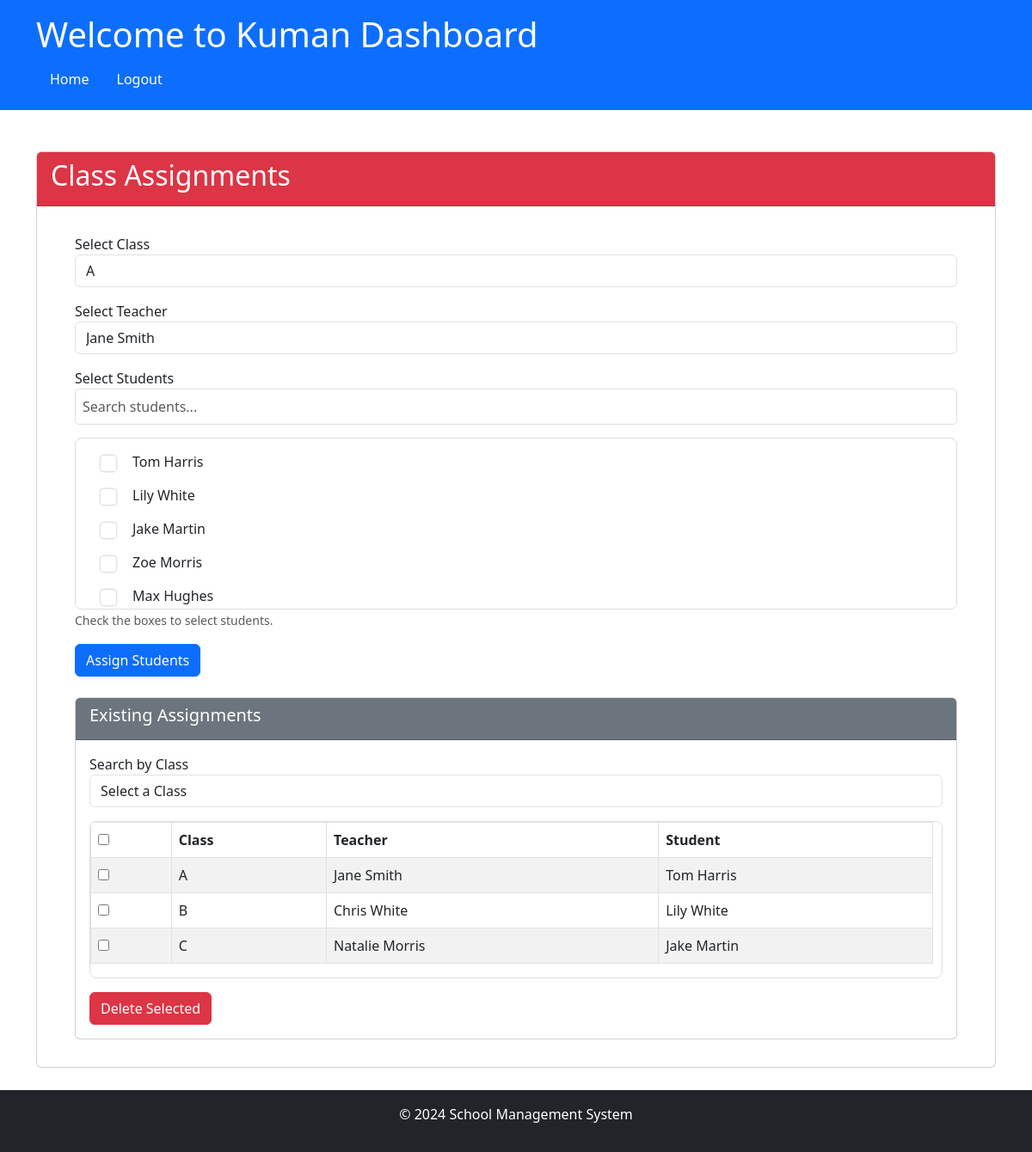
The app's page /admin/class_assignments (signed in), older data.
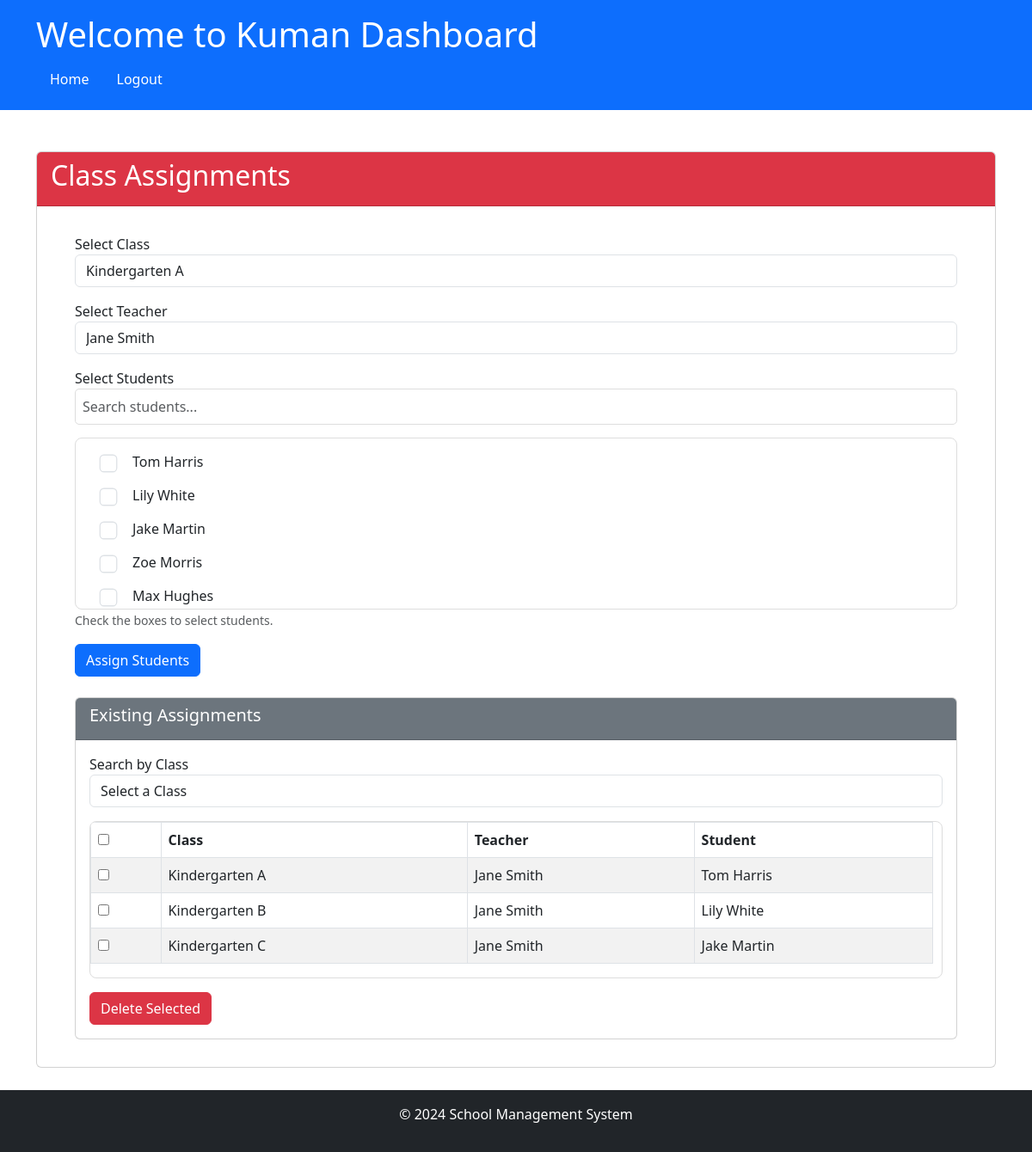
The same page, newer data.
### app/models/models.py (models this page shows)
class ClassAssignment(db.Model):
    __tablename__ = 'ClassAssignment'
    assignment_id = db.Column(
        'AssignmentId', db.String, primary_key=True, default=lambda: str(uuid.uuid4()))
    class_id = db.Column('ClassId', db.String, ForeignKey(
        'Class.ClassId', ondelete='CASCADE'))
    teacher_id = db.Column('TeacherId', db.String,
                           ForeignKey('User.Id', ondelete='SET NULL'))
    student_id = db.Column('StudentId', db.String,
                           ForeignKey('User.Id', ondelete='SET NULL'))
    class_ = relationship('Class', back_populates='assignments')
    teacher = relationship('User', foreign_keys=[teacher_id], back_populates='class_assignments_as_teacher')
    student = relationship('User', foreign_keys=[student_id], back_populates='class_assignments_as_student')

class Class(db.Model):
    __tablename__ = 'Class'
    class_id = db.Column('ClassId', db.String, primary_key=True,
                         default=lambda: str(uuid.uuid4()))
    class_name = db.Column('ClassName', db.String, nullable=False)
    description = db.Column('Description', db.String)
    assignments = relationship('ClassAssignment', back_populates='class_')

class User(UserMixin, db.Model):
    __tablename__ = 'User'
    id = db.Column('Id', db.String, primary_key=True,
                   default=lambda: str(uuid.uuid4()))
    password = db.Column('Password', db.String, nullable=True)
    role_id = db.Column('RoleId', db.String, ForeignKey(
        'Role.Id', ondelete='SET NULL'))
    email = db.Column('Email', db.String, nullable=False)
    first_name = db.Column('FirstName', db.String, nullable=False)
    last_name = db.Column('LastName', db.String, nullable=False)
    date_of_birth = db.Column('DateOfBirth', db.Date, nullable=False)
    telegram_id = db.Column('TelegramId', db.String, nullable=True)
    role = relationship('Role', back_populates='users')
    parent_students = relationship('ParentStudentRelation', foreign_keys='[ParentStudentRelation.parent_id]', back_populates='parent', cascade="all, delete-orphan")
    student_parents = relationship('ParentStudentRelation', foreign_keys='[ParentStudentRelation.student_id]', back_populates='student', cascade="all, delete-orphan")
    class_assignments_as_teacher = relationship('ClassAssignment', foreign_keys='ClassAssignment.teacher_id', back_populates='teacher')
    class_assignments_as_student = relationship('ClassAssignment', foreign_keys='ClassAssignment.student_id', back_populates='student')

### app/routes/admin_routes.py (the view, shortened to what this page needs)
@admin.route('/class_assignments', methods=['GET', 'POST'])
@role_required('1')
@login_required
def class_assignments():
    teachers = User.query.filter_by(role_id='2').all()  # Assuming 'teacher' role_id
    students = User.query.filter_by(role_id='5').all()  # Assuming 'student' role_id
    classes = Class.query.all()  # All classes
    assignments = ClassAssignment.query.all()
    return render_template(
        'admin/class_assignments.html',
        teachers=teachers,
        students=students,
        classes=classes,
        assignments=assignments,
        app_name=app_name()
    )

### app/__init__.py (called while the page is built)
@login_manager.user_loader
def load_user(user_id):
    from .models.models import User
    return User.query.get(user_id)

### app/routes/routes.py (called while the page is built)
def app_name():
    app_name = "School Management System"
    with current_app.app_context():
        setting = Settings.query.filter_by(setting_key='school_name').first()
        if setting and setting.setting_value:
            app_name = setting.setting_value
    return app_name

def role_required(*roles):
    def decorator(f):
        @wraps(f)
        def decorated_function(*args, **kwargs):
            if not current_user.is_authenticated or current_user.role_id not in roles:
                abort(403)  # Forbidden access if role does not match
            return f(*args, **kwargs)
        return decorated_function
    return decorator

### app/templates/admin/class_assignments.html (shortened to what the changed rows need)
{% extends "share/dashboard.html" %}
{% block card_header %}
bg-danger
{% endblock %}
{% block card_title %}
Class Assignments
{% endblock %}
{% block card_content %}
<div class="container">
    <div class="card-body">
        <form method="POST" id="assign-form">
            <div class="form-group mb-3">
                <label for="class">Select Class</label>
                <select class="form-control" id="class" name="class_id" required>
                    {% for class in classes %}
                    <option value="{{ class.class_id }}">{{ class.class_name }}</option>
                    {% endfor %}
                </select>
            </div>
        </form>
        <div class="card mt-4">
            <div class="card-body">
                <div class="scrollable-assignments">
                    <form method="POST" id="delete-form">
                        <table class="table table-striped table-bordered">
                            <thead class="thead-dark">
                                <tr>
                                    <th>
                                        <input type="checkbox" id="select_all" onclick="toggleSelectAll()">
                                    </th>
                                    <th>Class</th>
                                    <th>Teacher</th>
                                    <th>Student</th>
                                </tr>
                            </thead>
                            <tbody id="assignment-list">
                                {% for assignment in assignments %}
                                <tr class="assignment-item" data-class-id="{{ assignment.class_.class_id }}"
                                    data-class="{{ assignment.class_.class_name }}"
                                    data-teacher="{{ assignment.teacher.first_name }} {{ assignment.teacher.last_name }}"
                                    data-student="{{ assignment.student.first_name }} {{ assignment.student.last_name }}">
                                    <td>
                                        <input type="checkbox" class="assignment_checkbox" name="assignment_ids"
                                            value="{{ assignment.assignment_id }}">
                                    </td>
                                    <td>{{ assignment.class_.class_name }}</td>
                                    <td>{{ assignment.teacher.first_name }} {{ assignment.teacher.last_name }}</td>
                                    <td>{{ assignment.student.first_name }} {{ assignment.student.last_name }}</td>
                                </tr>
                                {% endfor %}
                            </tbody>
                        </table>
                    </form>
                </div>
            </div>
        </div>
    </div>
</div>
{% endblock %}

Row changes from the older to the newer data that the page shows:
changed through a linked row, ClassAssignment "Tom": class_.class_name "A" → "Kindergarten A"
changed ClassAssignment "Lily": class_.class_name "B" → "Kindergarten B"; teacher.first_name "Chris" → "Jane"; teacher.last_name "White" → "Smith"
changed ClassAssignment "Jake": class_.class_name "C" → "Kindergarten C"; teacher.first_name "Natalie" → "Jane"; teacher.last_name "Morris" → "Smith"
Text that changed along with them:
form field class_id: "A" → "Kindergarten A"
